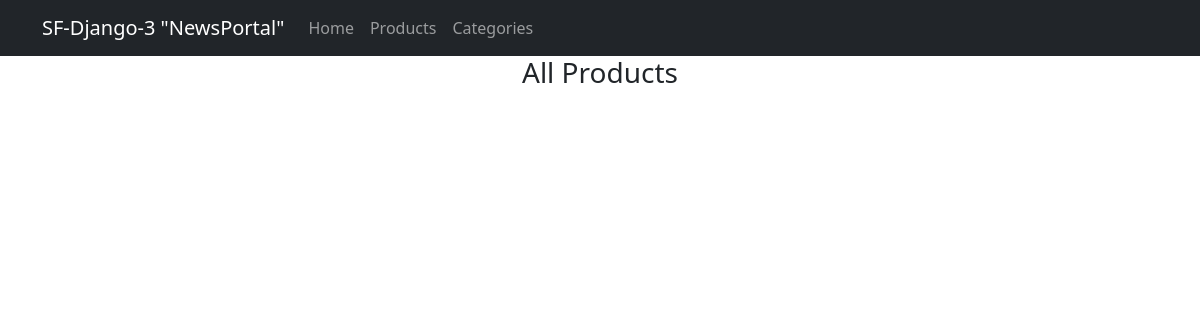
/products/, run on an earlier commit of the app's database.
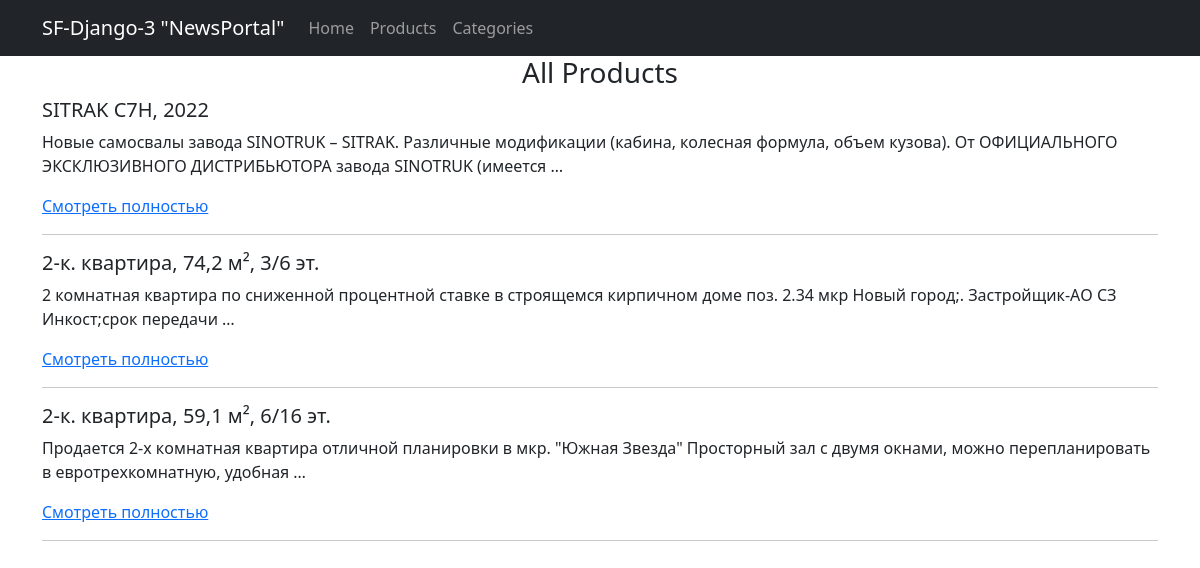
And on a later commit of the database.
### market/models.py (models this page shows, shortened)
class Product(models.Model):
    name = models.CharField(max_length=255)
    category = models.ForeignKey('Category', on_delete=models.CASCADE)
    description = models.TextField()
    cost = models.FloatField()
    published = models.BooleanField(default=True)
    date_create = models.DateTimeField(auto_now_add=True)
    date_update = models.DateTimeField(auto_now=True)

### market/views.py (the view)
# urls.py: path('products/', views.ProductList.as_view(), name='product_list'),
class ProductList(ListView):
    model = Product
    ordering = 'date_create'
    template_name = 'market/product_list.html'
    context_object_name = 'products'

### templates/market/product_list.html (shortened to what this page needs)
{% extends 'base.html' %}
{% block content %}
  <h3>All Products</h3>
  {% for product in products %}
    <div align="left">
      <h5>{{ product.name }}</h5>
      <p>{{ product.description|truncatewords:20 }}</p>
      <a href="{% url 'market:product_detail' product.id %}"><p>Смотреть полностью</p></a>
      <hr>
    </div>
  {% endfor %}
{% endblock %}

### templates/base.html (shortened to what this page needs)
<!DOCTYPE html>
<html lang="en">
    <head>
        {% load static %}
        <link href="{% static 'css/styles.css' %}" rel="stylesheet" />
    </head>
    <body>
        <nav class="navbar navbar-expand-lg navbar-dark bg-dark static-top">
   <div class="container">
       <a class="navbar-brand" href="#">SF-Django-3 "NewsPortal"</a>
       <div class="collapse navbar-collapse" id="navbarResponsive">
           <ul class="navbar-nav ml-auto">
               <li class="nav-item">
                   <a class="nav-link" href="{% url 'market:index'%}">Home</a>
               </li>
               <li class="nav-item">
                   <a class="nav-link" href="{% url 'market:product_list'%}">Products</a>
               </li>
               <li class="nav-item">
                   <a class="nav-link" href="{% url 'market:category_list'%}">Categories</a>
               </li>
           </ul>
       </div>
   </div>
</nav>
        <div class="container">
   <div class="row">
       <div class="col-lg-12 text-center">
           {% block content %}
           {% endblock content %}
       </div>
   </div>
</div>
    </body>
</html>

What changed in the data, as far as the page shows it:
added Product: name "SITRAK C7H, 2022", description "Новые самосвалы завода SINOTRUK – SITRAK. Различные модификации (кабина, колесная формула, объем кузова). От ОФИЦИАЛЬНОГО ЭКСКЛЮЗИВНОГО ДИСТРИБЬЮТОРА завода SINOTRUK (имеется …"
added Product: name "2-к. квартира, 74,2 м², 3/6 эт.", description "2 комнатная квартира по сниженной процентной ставке в строящемся кирпичном доме поз. 2.34 мкр Новый город;. Застройщик-АО СЗ Инкост;срок передачи …"
added Product: name "2-к. квартира, 59,1 м², 6/16 эт.", description "Пpoдаeтcя 2-x кoмнaтнaя квартира отличной планировки в мкр. \"Южная Звезда\" Просторный зал с двумя окнами, можно перепланировать в евротрехкомнатную, удобная …"
